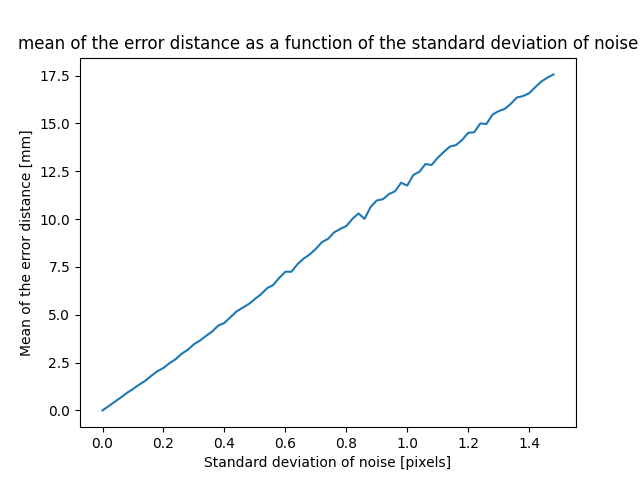

Generate this figure with Python:
import numpy as np
import cv2
import argparse
import os
import matplotlib.pyplot as plt
from tqdm import tqdm


def add_noise(corners, std_dev):
    """
    Add noise to the image coordinates of the 4 corners of the marker.
    The noise should be sampled from a Gaussian distribution with mean 0 and standard deviation std_dev
    And applied to both X and Y direction
    """
    noisy_corners = corners.copy()

    noise = np.random.normal(loc=0, scale=std_dev, size=(4, 2))
    noisy_corners += noise

    return noisy_corners


def calculate_error(errors):
    """Calculate a scalar error value from the error vector.
    Some examples could be:
     - The largest L2 norm (Euclidean distance) of the error of any trial
     - The L2 norm of the mean of the errors of all trials
     - The mean of the L2 norm of the errors of all trials
     - The L2 norm of the std_dev of the errors of all trials
     - The std_dev of the L2 norm of the errors of all trials
     - The largest axis of the uncertainty ellipsoid
    """

    norms = np.linalg.norm(errors, axis=1)
    scalar_error = np.mean(norms)

    return scalar_error


def plot(error, std_dev_step):
    """Plot the position error as a function of the std_dev of noise"""

    # --------------------------------------
    # Insert your code here
    # --------------------------------------
    # I gave you few lines below to work with, but change it to your needs

    plt.figure()
    plt.title(
        "mean of the error distance as a function of the standard deviation of noise"
    )
    plt.xlabel("Standard deviation of noise [pixels]")
    plt.ylabel("Mean of the error distance [mm]")

    error = np.array(error) * 1000  # Transform the error to millimetres

    # Plot the mean of the error as a function of the std_dev of noise
    plt.plot(np.arange(0, len(error) * std_dev_step, std_dev_step), error)
    plt.savefig("uncertainty.png")
    plt.show()


def estimate_pose(corners, square_size, cam_intr, dist_coeffs):
    """Estimate the pose of the ArUco marker given the image coordinates of the 4 corners"""
    # rvec, tvec, obj_points = cv2.aruco.estimatePoseSingleMarkers(corners, square_size, cam_intr, dist_coeffs)

    # Define the 3D object points corresponding to the corners of the ArUco marker
    object_points = np.array(
        [
            [-square_size / 2, square_size / 2, 0],
            [square_size / 2, square_size / 2, 0],
            [square_size / 2, -square_size / 2, 0],
            [-square_size / 2, -square_size / 2, 0],
        ],
        dtype=np.float32,
    )

    # Use solvePnP to estimate the pose
    _, rvec, tvec = cv2.solvePnP(object_points, corners, cam_intr, dist_coeffs)

    return rvec, tvec, object_points


def camera_calibration(dirpath, square_size, width, height, visualize=False):
    """Perform camera calibration using the images in the given directory path."""
    # Termination criteria
    criteria = (cv2.TERM_CRITERIA_EPS + cv2.TERM_CRITERIA_MAX_ITER, 30, 0.001)

    # Prepare object points, like (0,0,0), (1,0,0), (2,0,0) ....,(8,6,0)
    objp = np.zeros((height * width, 3), np.float32)
    objp[:, :2] = np.mgrid[0:width, 0:height].T.reshape(-1, 2)
    objp = objp * square_size

    # Arrays to store object points and image points from all the images.
    objpoints = []  # 3d point in real world space
    imgpoints = []  # 2d points in image plane.

    # Get the images in the directory in alphanumeric order
    images = sorted(os.listdir(dirpath), key=lambda x: int(os.path.splitext(x)[0][5:]))

    with tqdm(
        total=len(images)
    ) as pbar:  # Create a tqdm progress bar for iterating through images
        for fname in images:
            img = cv2.imread(os.path.join(dirpath, fname))
            gray = cv2.cvtColor(img, cv2.COLOR_BGR2GRAY)

            # Find the chess board corners
            ret, corners = cv2.findChessboardCorners(
                255 - gray, (width, height), flags=cv2.CALIB_USE_INTRINSIC_GUESS
            )

            # If found, add object points, image points (after refining them)
            if ret:
                objpoints.append(objp)

                corners2 = cv2.cornerSubPix(gray, corners, (11, 11), (-1, -1), criteria)
                imgpoints.append(corners2)
                if visualize:
                    # Draw and display the corners
                    img = cv2.drawChessboardCorners(img, (width, height), corners2, ret)
                    cv2.imshow("img", img)
                    cv2.waitKey(0)
            # else:
            #     print("No corners found in image: ", fname)
            pbar.update(1)

    ret, mtx, dist, rvecs, tvecs = cv2.calibrateCamera(
        objpoints, imgpoints, gray.shape[::-1], None, None, flags=cv2.CALIB_USE_LU
    )
    # Note: The flags for calibrateCamera and findChessboardCorners vastly improve execution time, with only a small drop in accuracy

    print("Camera calibration complete!\nCamera matrix: ", mtx)
    print("Distortion coefficients: ", dist)
    return [ret, mtx, dist, rvecs, tvecs]


def main():
    parser = argparse.ArgumentParser(
        description="Investigate uncertainty on pose estimation from noise"
    )
    # Arguments pertaining to the camera calibration (Square size is also used in the pose estimation)
    parser.add_argument(
        "-c",
        "--calib_dir",
        type=str,
        default="calibration_images/",
        help="Path to folder containing checkerboard images for calibration",
    )
    parser.add_argument(
        "-w", "--width", type=int, default=10, help="Width of checkerboard (default=10)"
    )
    parser.add_argument(
        "-t", "--height", type=int, default=7, help="Height of checkerboard (default=7)"
    )
    parser.add_argument(
        "-q",
        "--sq_size_calib",
        type=float,
        default=0.036666667,
        help="Length of one edge (in metres) of the calibration checkerboard",
    )
    parser.add_argument(
        "-m",
        "--select_marker",
        type=int,
        default=0,
        help="Select by index which marker to test (default=0)",
    )
    parser.add_argument(
        "-vc",
        "--visualize_calib",
        type=str,
        default="False",
        help="To visualize each checkerboard image",
    )
    # Arguments pertaining to the pose estimation
    parser.add_argument(
        "-i",
        "--image",
        type=str,
        default="object_images/image0001.png",
        help="Path to image of an aruco marker we want to estimate the pose of",
    )
    parser.add_argument(
        "-u",
        "--std_dev_max",
        type=float,
        default=1.5,
        help="Maximum standard deviation of noise to add to the image coordinates of the 4 corners of the marker",
    )
    parser.add_argument(
        "-r",
        "--std_dev_step",
        type=float,
        default=0.02,
        help="Step size of standard deviation of noise to add to the image coordinates of the 4 corners of the marker",
    )
    parser.add_argument(
        "-n",
        "--num_repeat",
        type=int,
        default=10000,
        help="Number of times to repeat the experiment at each noise level",
    )
    parser.add_argument(
        "-d",
        "--dictionary",
        type=str,
        default="DICT_5X5_100",
        help="Name of the aruco dictionary we want to use",
    )
    parser.add_argument(
        "-s",
        "--square_size",
        type=float,
        default=0.01125,
        help="Length of one edge (in metres)",
    )
    parser.add_argument(
        "-v",
        "--visualize",
        type=str,
        default="False",
        help="To visualize the image with the detected marker and the estimated pose",
    )
    args = parser.parse_args()

    # Load the arguments for camera calibration
    calib_dir = getattr(args, "calib_dir")  # Path to the calibration images
    square_size = getattr(
        args, "sq_size_calib"
    )  # Length of one edge of the checkerboard (in metres)
    width = getattr(args, "width")  # Width of the checkerboard
    height = getattr(args, "height")  # Height of the checkerboard
    visu_calib = (
        getattr(args, "visualize_calib") == "True"
    )  # To visualize each checkerboard image

    # Load the arguments for the pose estimation
    std_dev_max = getattr(
        args, "std_dev_max"
    )  # Maximum standard deviation of noise to add to the image coordinates
    std_dev_step = getattr(
        args, "std_dev_step"
    )  # Step size of standard deviation of noise to add to the image coordinates
    num_repeat = getattr(
        args, "num_repeat"
    )  # Number of times to repeat the experiment at each noise level
    square_size = getattr(
        args, "square_size"
    )  # Length of one edge of the checkerboard (in metres)
    marker_indx = getattr(args, "select_marker")  # Index of the marker to test
    visu = (
        getattr(args, "visualize") == "True"
    )  # To visualize the image with the detected marker and the estimated pose

    # ---------------------------------------------------------------------------------------------------------------
    # If the above lines of code are confusing to you:
    # It is simply a way to pass arguments to the python script from the command line (terminal)
    # For example, if you can run the script with the following arguments to change the test image:
    #   python3 uncertainty.py -i object_images/image0002.png
    #
    # You can also simply change the default values of the arguments above, and run the script without any arguments
    # ---------------------------------------------------------------------------------------------------------------

    # Calibrate the camera
    ret, cam_intr, dist_coeffs, rvecs, tvecs = camera_calibration(
        calib_dir, square_size, width, height, visu_calib
    )

    # Load the image from argument
    image = cv2.imread(getattr(args, "image"))
    gray = cv2.cvtColor(image, cv2.COLOR_BGR2GRAY)

    # Create ArUco marker detector
    aruco_dict = cv2.aruco.getPredefinedDictionary(
        getattr(cv2.aruco, getattr(args, "dictionary"))
    )  # Load dictionary from args
    aruco_params = cv2.aruco.DetectorParameters()  # Marker detection parameters

    # Detect the ArUco marker in the image and extract the 4 corners
    detector = cv2.aruco.ArucoDetector(aruco_dict, aruco_params)
    corners, ids, rejected_img_points = detector.detectMarkers(gray)

    # Visualize the image with the detected marker and the estimated pose
    if visu:
        img_visu = cv2.aruco.drawDetectedMarkers(image.copy(), corners, ids)
        cv2.imshow("Detected ArUco markers", img_visu)
        cv2.waitKey(0)
    print("Number of ArUco markers detected: ", len(corners))
    print("Processing marker: ", ids[marker_indx])

    # Estimate the pose of the marker (Ground truth)
    gt_rvec, gt_tvec, _ = estimate_pose(
        corners[marker_indx], square_size, cam_intr, dist_coeffs
    )
    # print("Ground truth rotation vector: \n", gt_rvec)
    # print("Ground truth translation vector: \n", gt_tvec)

    # Visualize the image with the estimated pose
    if visu:
        img_visu = cv2.aruco.drawAxis(
            image.copy(), cam_intr, dist_coeffs, gt_rvec, gt_tvec, 0.02
        )
        cv2.imshow("Ground truth pose of marker", img_visu)
        cv2.waitKey(0)

    # Create a variable to store the error for each level of noise
    noise_level_errors = []

    print("Calculating error for each noise level...")
    with tqdm(
        total=std_dev_max / std_dev_step
    ) as pbar:  # Create a tqdm progress bar for iterating through images
        # Perform the experiment on different levels of noise variance
        for i, std_dev in enumerate(np.arange(0, std_dev_max, std_dev_step)):
            # Create a variable to store the error for each level of noise
            errors = []

            # Repeat the experiment at each noise level N times (num_repeat)
            for j in range(num_repeat):
                # Add noise to the image coordinates of the 4 corners of the marker
                noisy_corners = add_noise(corners[marker_indx], std_dev)

                # Estimate the pose of the marker
                est_rvec, est_tvec, _ = estimate_pose(
                    noisy_corners, square_size, cam_intr, dist_coeffs
                )

                # Calculate the error between the estimated pose and the ground truth pose
                error = est_tvec - gt_tvec
                errors.append(error)

            # Calculate a scalar value from the error
            scalar_error = calculate_error(errors)

            # Add the scalar error to the list of errors
            noise_level_errors.append(scalar_error)
            pbar.update(1)

    # Plot the mean and standard deviation of the error as a function of the std_dev of noise
    plot(noise_level_errors, std_dev_step)


if __name__ == "__main__":
    main()
